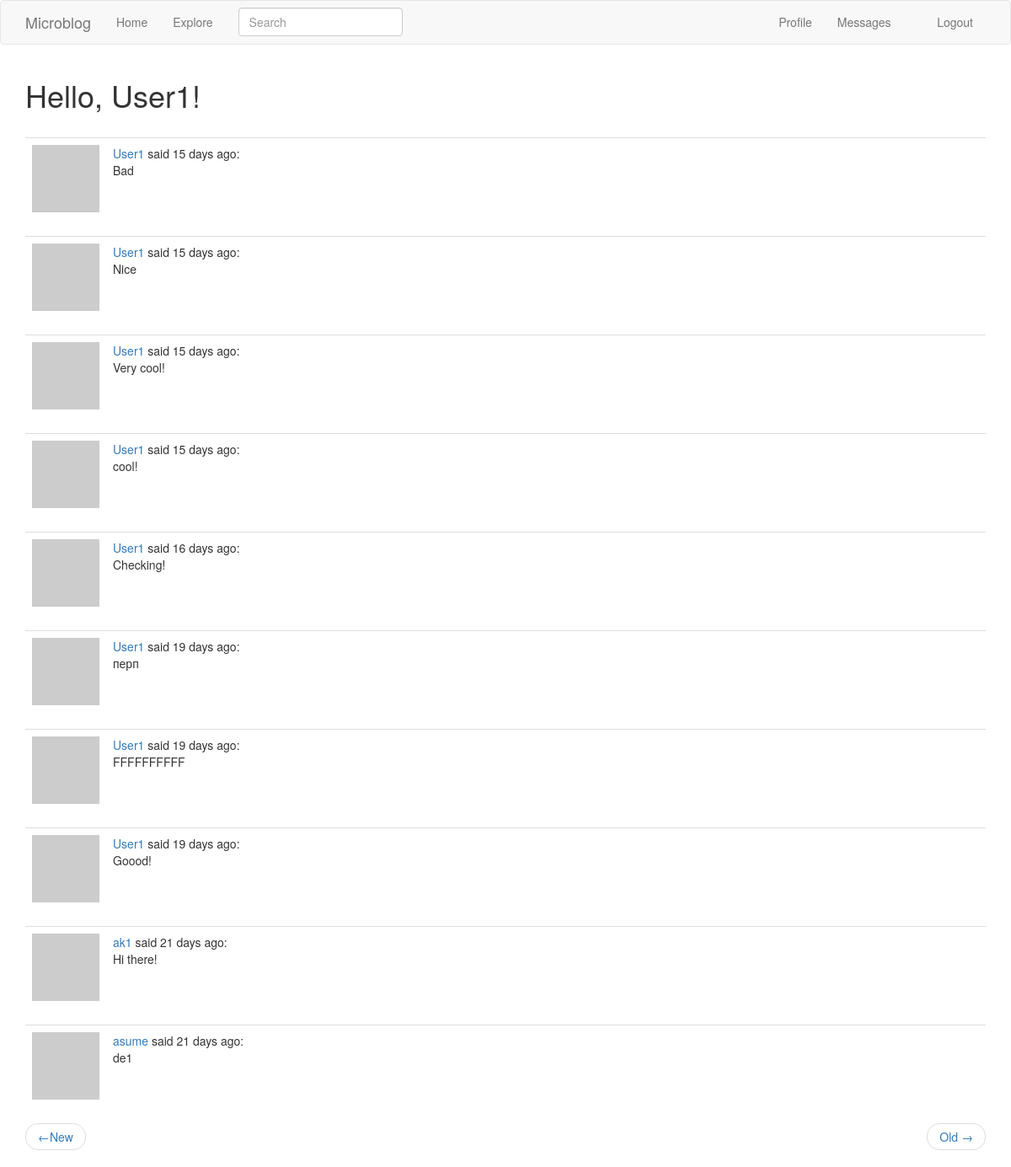
The page /explore?page=2 (signed in) on the database its author committed.
### app/models.py (models this page shows, shortened)
class User(UserMixin, db.Model):
    id                      = db.Column(db.Integer, primary_key=True)
    username                = db.Column(db.String(64), index=True, unique=True)
    email                   = db.Column(db.String(120), index=True, unique=True)
    password_hash           = db.Column(db.String(128))
    about_me                = db.Column(db.String(140))
    last_seen               = db.Column(db.DateTime, default=datetime.utcnow)
    last_message_read_time  = db.Column(db.DateTime)
    posts       = db.relationship('Post', backref='author', lazy='dynamic')
    followed    = db.relationship('User', secondary=followers,
                                primaryjoin=(followers.c.follower_id == id),
                                secondaryjoin=(followers.c.followed_id == id),
                                backref=db.backref('followers', lazy='dynamic'),
                                lazy='dynamic')
    messages_sent = db.relationship('Message',
                                    foreign_keys='Message.sender_id',
                                    backref='author',
                                    lazy='dynamic')
    messages_recieved = db.relationship('Message',
                                        foreign_keys='Message.recipient_id',
                                        backref='recipient',
                                        lazy='dynamic')
    notifications = db.relationship('Notification', backref='user', lazy='dynamic')
    def avatar(self, size):
        digest = md5(self.email.lower().encode('utf-8')).hexdigest()
        return 'https://www.gravatar.com/avatar/{}?d=identicon&s={}'.format(digest, size)
    def new_messages(self):
        last_read_time = self.last_message_read_time or datetime(1900, 1, 1)
        return Message.query.filter_by(recipient=self).filter(Message.timestamp > last_read_time).count()

class SearchableMixin(object):
    @classmethod
    def before_commit(cls, session):
        session._changes = {
            'add': list(session.new),
            'update': list(session.dirty),
            'delete': list(session.deleted)
        }
    @classmethod
    def after_commit(cls, session):
        for obj in session._changes['add']:
            if isinstance(obj, SearchableMixin):
                add_to_index(obj.__tablename__, obj)
        for obj in session._changes['update']:
            if isinstance(obj, SearchableMixin):
                add_to_index(obj.__tablename__, obj)
        for obj in session._changes['delete']:
            if isinstance(obj, SearchableMixin):
                remove_from_index(obj.__tablename__, obj)
        session._changes = None

class Post(SearchableMixin, db.Model):
    __searchable__ = ['body']
    id          = db.Column(db.Integer, primary_key=True)
    body        = db.Column(db.String(140))
    timestamp   = db.Column(db.DateTime, index=True, default=datetime.utcnow)
    user_id     = db.Column(db.Integer, db.ForeignKey('user.id'))
    language    = db.Column(db.String(5))

### app/main/routes.py (the view)
@bp.route('/explore')
@login_required
def explore():
    page = request.args.get('page', 1, type=int)
    posts = Post.query.order_by(Post.timestamp.desc()).paginate(page, current_app.config['POST_PER_PAGE'], False)
    next_url    = url_for('main.explore', page=posts.next_num) if posts.has_next else None
    prev_url    = url_for('main.explore', page=posts.prev_num) if posts.has_prev else None
    return render_template('index.html', title=_('Explore'), posts=posts.items, next_url=next_url, prev_url=prev_url)

### app/main/forms.py
class SearchForm(FlaskForm):
    q = StringField(_l('Search'), validators=[DataRequired()])
    def __init__(self, *args, **kwargs):
        if 'formdata' not in kwargs:
            kwargs['formdata'] = request.args
        if 'csrf_enabled' not in kwargs:
            kwargs['csrf_enabled'] = False
        super(SearchForm, self).__init__(*args, **kwargs)

### app/main/routes.py (called while the page is built)
@bp.before_app_request
def before_request():
    if current_user.is_authenticated:
        current_user.last_seen = datetime.utcnow()
        db.session.commit()
        g.search_form = SearchForm()
    g.locale = str(get_locale())

### app/models.py (called while the page is built)
@login.user_loader
def load_user(id):
    return User.query.get(int(id))

### app/templates/index.html (shortened to what this page needs)
{% extends 'base.html' %}
{% import 'bootstrap/wtf.html' as wtf %}
{% block app_content %}
    <h1> Hello, {{ current_user.username }}!</h1>
    <br>
    {% for post in posts %}
        {% include '_post.html' %}
    {% endfor %}
    <nav aria-label="...">
        <ul class="pager">
            <li class="previous{% if not prev_url %} disabled{% endif %}">
                <a href="{{ prev_url or '#' }}">
                    <span aria-hidden="true">&larr;</span>New
                </a>
            </li>
            <li class="next{% if not next_url %} disabled{% endif %}">
                <a href="{{ next_url or '#' }}">
                    Old <span aria-hidden="true">&rarr;</span>
                </a>
            </li>
        </ul>
    </nav>
{% endblock %}

### app/templates/_post.html (shortened to what this page needs)
<table class="table table-hover">
    <tr>
        <td width='50px'>
            <a href="{{ url_for('main.user', username=post.author.username) }}">
                <img src="{{ post.author.avatar(50) }}" />
            </a>
        </td>
        <td>
            <span class="user_popup">
                <a href="{{ url_for('main.user', username=post.author.username) }}">{{ post.author.username }}</a>
            </span>
            said {{ moment(post.timestamp).fromNow() }}:
            <br><span id="post{{ post.id }}">{{ post.body }}</span>
        </td>
    </tr>
</table>

### rows shown on the page
User: username "User1"
Post: author.username "User1", timestamp "15 days ago", body "Bad"
Post: author.username "User1", timestamp "15 days ago", body "Nice"
Post: author.username "User1", timestamp "15 days ago", body "Very cool!"
Post: author.username "User1", timestamp "15 days ago", body "cool!"
Post: author.username "User1", timestamp "16 days ago", body "Checking!"
Post: author.username "User1", timestamp "19 days ago", body "перп"
Post: author.username "User1", timestamp "19 days ago", body "FFFFFFFFFF"
Post: author.username "User1", timestamp "19 days ago", body "Goood!"
Post: author.username "ak1", timestamp "21 days ago", body "Hi there!"
Post: author.username "asume", timestamp "21 days ago", body "de1"
